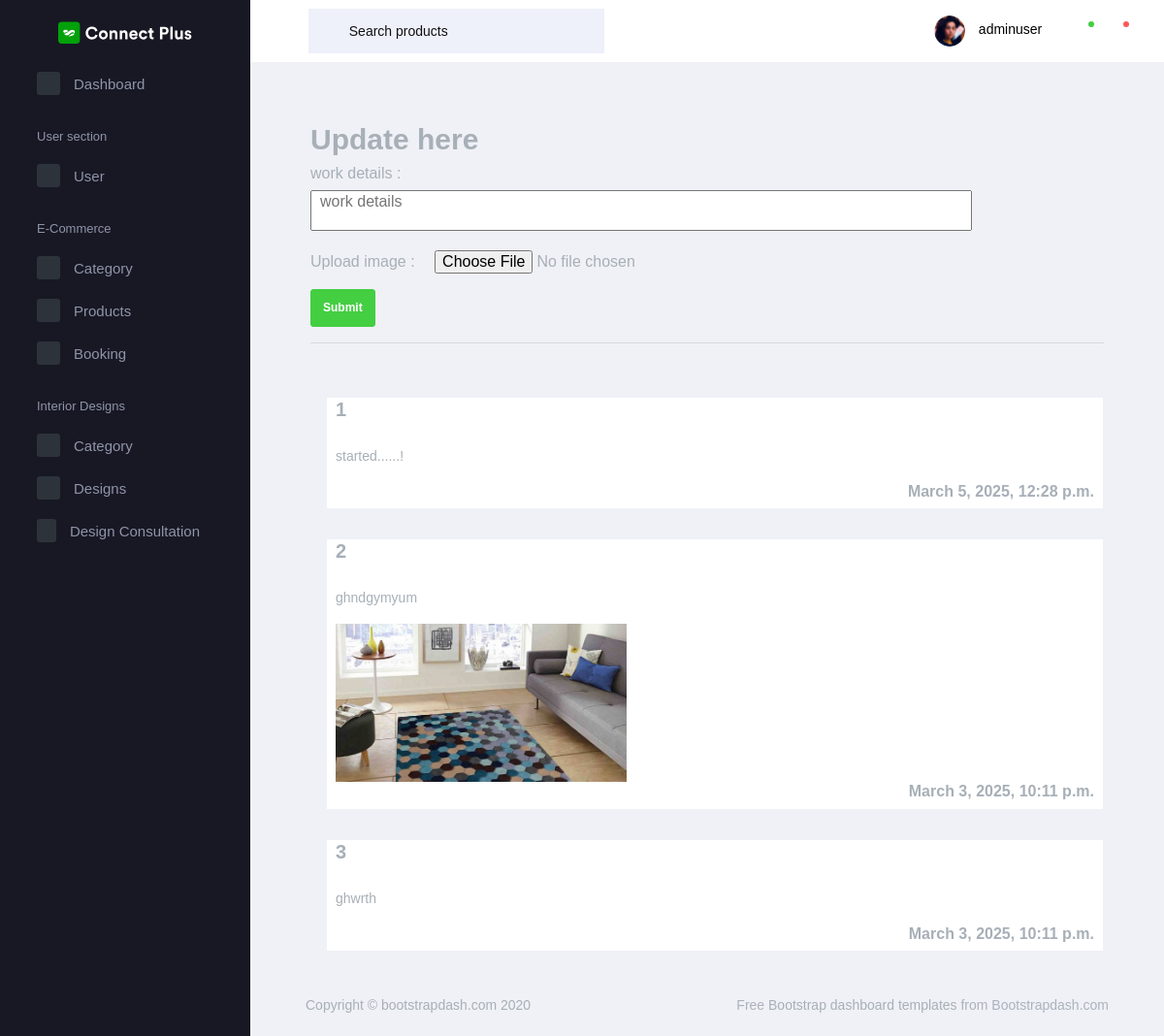
Page /AdminApp/work_progress/11/ (signed in) on the committed database.
### AdminApp/models.py (models this page shows)
class DailyProgressDb(models.Model):
    WorkDetails = models.CharField(max_length=200, null=True, blank=True)
    WorkImage = models.ImageField(upload_to="Working progress", null=True, blank=True)
    consult = models.ForeignKey(ConsultDb, on_delete=models.CASCADE)
    TimeStamp = models.DateTimeField(auto_now_add=True)

### AdminApp/views.py (the view)
# urls.py: path('work_progress/<int:c_id>/', views.work_progress, name="work_progress"),
def work_progress(reqest, c_id):
    consult = get_object_or_404(ConsultDb, id=c_id)
    data = DailyProgressDb.objects.filter(consult=consult).order_by('-TimeStamp')
    return render(reqest, "interior/work_update.html", {'consult': consult, 'data': data})

### AdminApp/templates/interior/work_update.html (shortened to what this page needs)
<!DOCTYPE html>
{% extends 'index.html' %}
{% block content %}
<html lang="en">
<head>
</head>
<body>
<div class="p-3">
    <h1>Update here</h1>
    <form method="post" action="{% url 'save_daily_progress' c_id=consult.id %}" enctype="multipart/form-data">
        <label>work details : </label><br>
        <textarea class=" row-6 col-10 " placeholder="work details" name="work_details"></textarea><br>
        <label>Upload image :</label>
        <input class="m-3" type="file" placeholder="upload image" name="work_image"><br>
        <button type="submit" class="btn btn-success">Submit</button>
    </form>
    <hr>
</div>
<div class="container-fluid">
    {% for d in data %}
    <div class="row m-3">
        <div class="col-12 m-2 bg-white">
            <h3>{{forloop.counter}}</h3><br>
            <p>{{d.WorkDetails}}</p>
            {% if d.WorkImage %}
            <img src="{{d.WorkImage.url}}" width="300px">
            {% endif %}
            <h5 class="d-flex justify-content-end">{{d.TimeStamp}}</h5>
        </div>
    </div>
    {% endfor %}
</div>
</body>
</html>
{% endblock %}

### rows in the picture
DailyProgressDb: WorkDetails "started......!", TimeStamp "March 5, 2025, 12:28 p.m."
DailyProgressDb: WorkDetails "ghndgymyum", WorkImage (picture), TimeStamp "March 3, 2025, 10:11 p.m."
DailyProgressDb: WorkDetails "ghwrth", TimeStamp "March 3, 2025, 10:11 p.m."

### other values in the picture
{{ request.session.username }} "adminuser"
